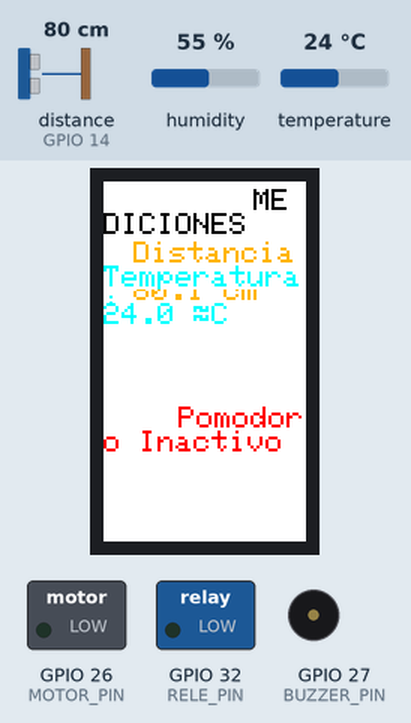
Recording of a sketch running on a simulated ESP32. On the bench: 135×240 colour display, switched loads named in the sketch (green lamp = pin HIGH), buzzer (waves = sounding). Wiring (inferred from the names in the program): ultrasonic range finder: trigger GPIO 12; echo GPIO 14. The inputs (shaded band) are chosen by the test bench; at power-on: distance to the obstacle (sensor on GPIO 14) 80 cm, temperature 24 °C, humidity 55 %. The echo pulse lasts 58.3 µs per cm; WiFi joins after 1.5 s; servers stay silent unless stated; uploads are accepted with an empty reply; pins used as bus, display or sensor lines are not drawn; what the sketch prints to the serial monitor is not drawn.

Above: at 6.0 s.
6.1 s: distance to the obstacle (sensor on GPIO 14) set to 74 cm
At 7.9 s:
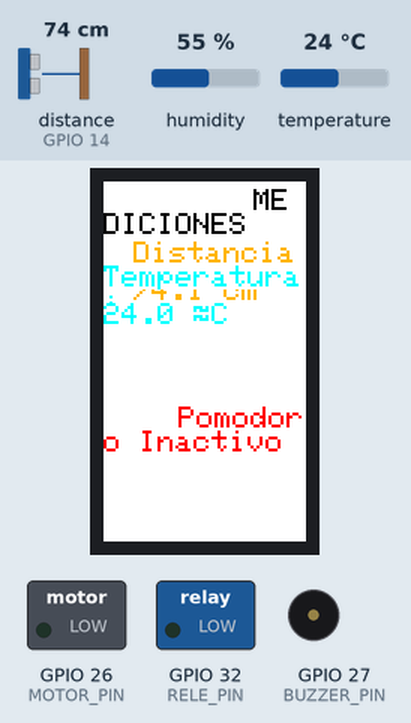
11.9 s: distance to the obstacle (sensor on GPIO 14) set to 65 cm
At 13.1 s:
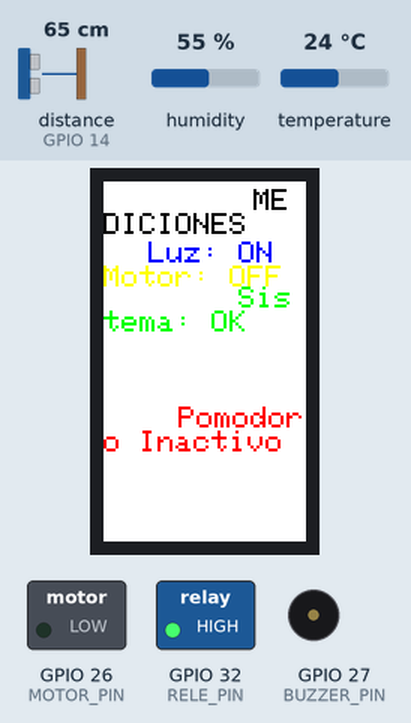
13.7 s: temperature set to 29.2 °C
At 20.51 s:
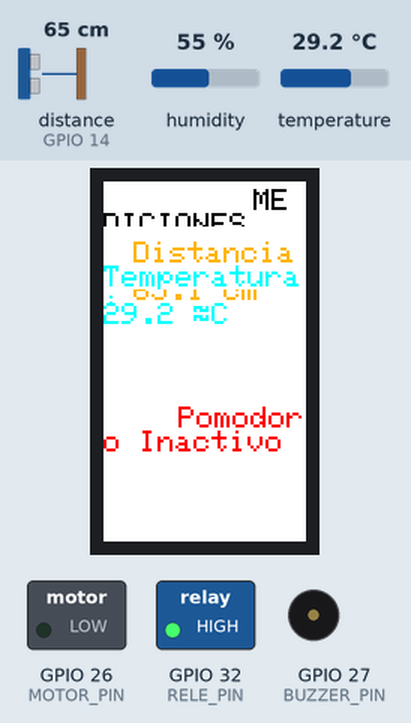
20.7 s: temperature set to 30.6 °C
At 22.0 s:
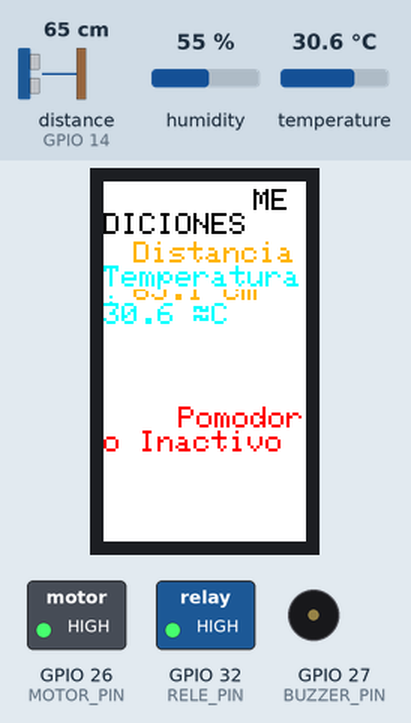
27.7 s: distance to the obstacle (sensor on GPIO 14) set to 44 cm
At 29.5 s:
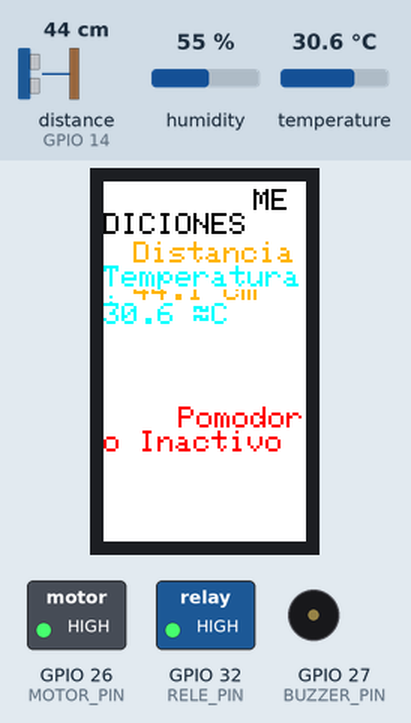
32.1 s: distance to the obstacle (sensor on GPIO 14) set to 35 cm
At 35.6 s:
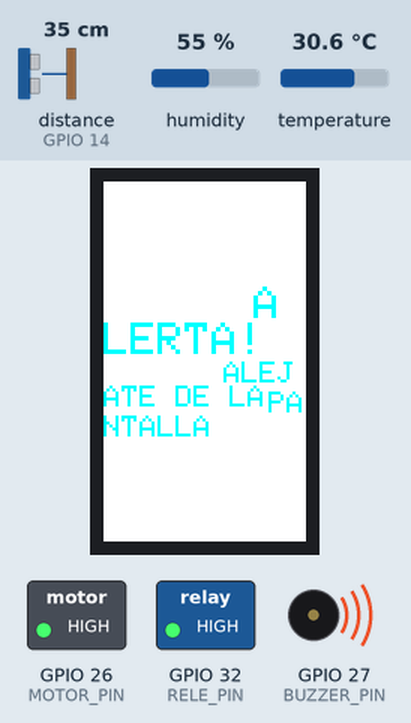
Timing chart, 0 to 36.7 s (numbered marks = the images above; inputs shaded):
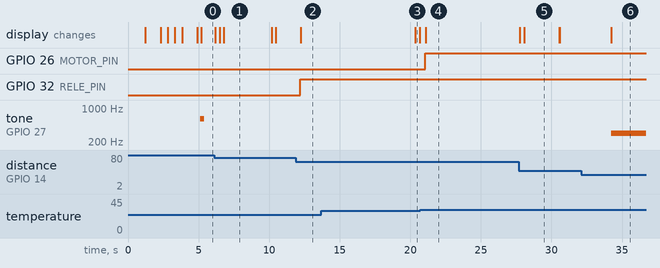

The sketch:

thecode.ino
```cpp
#include <TFT_eSPI.h>

#include "actuadores.h"
#include "config.h"
#include "flask_client.h"
#include "pantalla.h"
#include "sensores.h"
#include "wifi_manager.h"


// =========================
// TFT
// =========================
TFT_eSPI tft = TFT_eSPI();

// =========================
// TIMERS
// =========================
unsigned long ultimoEstadoFlask = 0;
unsigned long ultimoDht = 0;
unsigned long ultimoEnvioFlask = 0;
unsigned long ultimoTickSegundo = 0; // tick local 1-segundo

const unsigned long INTERVALO_GET_FLASK = 1000; // Sincronización rápida cada 1s
const unsigned long INTERVALO_POST_FLASK = 6000; // envío sensores cada 6s

// =========================
// VARIABLES SENSORES
// =========================
float temperaturaActual = 0;
float distanciaActual = 999;

// =========================
// VARIABLES POMODORO (locales — el display las usa)
// =========================
int pomodoroMin = 0; // minutos mostrados en pantalla
int pomodoroSeg = 0; // segundos mostrados en pantalla

// Variables del módulo flask_client
extern int tiempoRestanteSync; // segundos del servidor (última sync)
extern String pomodoroModo;
extern bool pomodoroActivo;
extern bool pomodoroPausado;
extern String pomodoroRecomendacion;

// =========================
// SETUP
// =========================
void setup() {

  Serial.begin(115200);

  // 1. Pantalla (Iniciar primero para dar feedback visual)
  iniciarPantalla();

  // 2. WiFi
  conectarWiFi();

  // 3. Sensores y Actuadores
  iniciarSensores();
  iniciarActuadores();

  ultimoTickSegundo = millis();
}

// =========================
// LOOP
// =========================
void loop() {

  unsigned long ahora = millis();

  // =====================================================
  // TICK LOCAL — baja 1 segundo exacto por segundo
  // El display se basa en esto, no en la red.
  // =====================================================
  // ELIMINADO: El tick local ya no resta segundos.
  // Ahora confiamos 100% en el servidor para evitar saltos.
  ultimoTickSegundo = ahora;

  // =====================================================
  // DISTANCIA
  // =====================================================
  distanciaActual = medirDistancia();

  // =====================================================
  // ACTUADORES
  // =====================================================
  actualizarLampara(distanciaActual, ahora);
  actualizarBuzzer(distanciaActual, ahora);

  // =====================================================
  // DHT22
  // =====================================================
  if (ahora - ultimoDht >= INTERVALO_DHT) {
    ultimoDht = ahora;
    float temp = leerTemperatura();
    if (!isnan(temp)) {
      temperaturaActual = temp;
      actualizarMotor(temperaturaActual, distanciaActual);
    }
  }

  // =====================================================
  // SYNC CON SERVIDOR cada 3s
  // El servidor es la fuente de verdad.
  // Solo actualizamos el contador local si hay diferencia.
  // =====================================================
  if (ahora - ultimoEstadoFlask >= INTERVALO_GET_FLASK) {
    ultimoEstadoFlask = ahora;

    obtenerEstadoEsp32Flask(); // Actualiza tiempoRestanteSync, pomodoroModo,
                               // pomodoroActivo, pomodoroPausado

    // =====================================================
    // DETECCIÓN DE CAMBIO DE FASE PARA BUZZER (1 seg)
    // =====================================================
    static String pomodoroModoPrevio = "IDLE";

    if (pomodoroModo != pomodoroModoPrevio && pomodoroModoPrevio != "") {
      // Pitar en CUALQUIER cambio de estado (Inicia, Pausa, Reanuda, Descanso,
      // Termina)
      beepPomodoro(millis());
      pomodoroModoPrevio = pomodoroModo;
    } else if (pomodoroModoPrevio == "") {
      pomodoroModoPrevio = pomodoroModo; // Inicialización
    }

    // Aplicar directamente el tiempo del servidor a la pantalla
    if (pomodoroActivo) {
      pomodoroMin = tiempoRestanteSync / 60;
      pomodoroSeg = tiempoRestanteSync % 60;
    } else {
      pomodoroMin = 0;
      pomodoroSeg = 0;
    }
  }

  // =====================================================
  // TFT
  // =====================================================
  actualizarPantalla(temperaturaActual, distanciaActual, estadoLampara(),
                     estadoMotor(), estadoBuzzer(), millis(), pomodoroMin,
                     pomodoroSeg, pomodoroModo, pomodoroRecomendacion);

  // =====================================================
  // POST DATOS A FLASK (cada 6s)
  // =====================================================
  if (ahora - ultimoEnvioFlask >= INTERVALO_POST_FLASK) {
    ultimoEnvioFlask = ahora;

    int presencia = distanciaActual < DISTANCIA_LUZ ? 1 : 0;

    enviarDatosFlask(temperaturaActual, distanciaActual, presencia,
                     estadoMotor(), estadoLampara(), estadoBuzzer());
  }
}
```

actuadores.cpp
```cpp
#include <Arduino.h>

#include "config.h"

// ── LEDC (PWM) config para el buzzer ─────────────────────────────────────────
#define BUZZER_RESOLUTION 8     // 8 bits → duty entre 0 y 255

// Helpers internos para el buzzer
static void buzzerTone(uint32_t frecuencia, uint8_t duty) {
  // Detach + re-attach: forma confiable de cambiar frecuencia en Core 3.x
  ledcDetach(BUZZER_PIN);
  ledcAttach(BUZZER_PIN, frecuencia, BUZZER_RESOLUTION);
  ledcWrite(BUZZER_PIN, duty);
}

static void buzzerSilencio() {
  ledcDetach(BUZZER_PIN);
  ledcAttach(BUZZER_PIN, 1000, BUZZER_RESOLUTION);
  ledcWrite(BUZZER_PIN, 0);  // duty=0 → sin señal
}

unsigned long ultimoDetectado = 0;
unsigned long inicioCercania = 0;

bool objetoCerca = false;

int lamparaActual = 0;
int buzzerActual = 0;
int motorActual = 0;

void iniciarActuadores() {

  pinMode(RELE_PIN, OUTPUT);

  pinMode(MOTOR_PIN, OUTPUT);

  pinMode(BUZZER_PIN, OUTPUT);

  digitalWrite(RELE_PIN, LOW);

  digitalWrite(MOTOR_PIN, LOW);

  // Inicializar PWM del buzzer
  ledcAttach(BUZZER_PIN, 1000, BUZZER_RESOLUTION);
  buzzerSilencio();
}

void actualizarLampara(float distancia, unsigned long ahora) {

  if (distancia < DISTANCIA_LUZ) {

    digitalWrite(RELE_PIN, HIGH);

    lamparaActual = 1;

    ultimoDetectado = ahora;
  }

  if (ahora - ultimoDetectado > RETARDO_RELE) {

    digitalWrite(RELE_PIN, LOW);

    lamparaActual = 0;
  }
}

unsigned long finBeepPomodoro = 0;

void beepPomodoro(unsigned long ahora) {
  finBeepPomodoro = ahora + 300; // 0.5 segundos (500 ms)
}

unsigned long ultimoCercaBuzzer = 0;

void actualizarBuzzer(float distancia, unsigned long ahora) {
  // 1. Alerta Pomodoro (Prioridad alta)
  if (finBeepPomodoro > 0 && ahora < finBeepPomodoro) {
    if (buzzerActual != 2) {
      // Pomodoro: 600 Hz, duty alto (~78%) → sonido fuerte
      buzzerTone(600, 200);
      buzzerActual = 2;
    }
    return; // Si el pomodoro suena, ignorar distancia
  }

  // 2. Alarma de Distancia
  if (distancia < DISTANCIA_BUZZER) {
    ultimoCercaBuzzer = ahora; // Registramos la última vez que lo vimos cerca

    if (!objetoCerca) {
      inicioCercania = ahora;
      objetoCerca = true;
    }

    if (ahora - inicioCercania > RETARDO_BUZZER) {
      if (buzzerActual != 1) {
        // Distancia: 300 Hz, duty bajo (~31%) → sonido suave/grave
        buzzerTone(300, 80);
        buzzerActual = 1;
      }
    }
  } else {
    // Esperamos 500ms de lecturas "lejos" confirmadas para evitar que
    // errores del sensor (ej. leer 999 por un instante) reinicien el timer de 2 segs.
    if (ahora - ultimoCercaBuzzer > 500) {
      if (objetoCerca || buzzerActual != 0) {
        objetoCerca = false;
        buzzerSilencio();
        buzzerActual = 0;
      }
    }
  }
}

void actualizarMotor(float temperatura, float distancia) {

  if (temperatura > TEMP_MOTOR && distancia < DISTANCIA_LUZ) {

    digitalWrite(MOTOR_PIN, HIGH);

    motorActual = 1;

  } else {

    digitalWrite(MOTOR_PIN, LOW);

    motorActual = 0;
  }
}

int estadoLampara() { return lamparaActual; }

int estadoBuzzer() { return buzzerActual; }

int estadoMotor() { return motorActual; }

bool alertaDistanciaActiva() {
  return objetoCerca && (millis() - inicioCercania > RETARDO_BUZZER);
}
```

actuadores.h
```cpp
#ifndef ACTUADORES_H
#define ACTUADORES_H

void iniciarActuadores();

void actualizarLampara(float distancia, unsigned long ahora);

void actualizarBuzzer(float distancia, unsigned long ahora);

void beepPomodoro(unsigned long ahora);

void actualizarMotor(float temperatura, float distancia);

int estadoLampara();

int estadoBuzzer();

int estadoMotor();

bool alertaDistanciaActiva();

#endif
```

flask_client.cpp
```cpp
#include <ArduinoJson.h>
#include <WiFi.h>
#include <HTTPClient.h>

#include "config.h"

// =============================================================================
// Variables globales del módulo
//
// En lugar de llevar un contador local (que se desfasa cuando el HTTP bloquea),
// guardamos el VALOR DEL SERVIDOR y el MOMENTO en que lo recibimos.
// El .ino calcula el tiempo mostrado como:
//   tiempoMostrado = tiempoRestanteSync - (millis() - momentoSync) / 1000
// Esto elimina los saltos porque nunca hay un contador local que se atrascó.
// =============================================================================
int          tiempoRestanteSync = 0;   // segundos que devolvió el servidor
unsigned long momentoSync       = 0;   // millis() cuando llegó esa respuesta
String       pomodoroModo       = "idle";
bool         pomodoroActivo     = false;
bool         pomodoroPausado    = false;  // true cuando el servidor reporta pausa
String       pomodoroRecomendacion = "";  // Mensaje de descanso

void enviarDatosFlask(
  float temperatura,
  float distancia,
  int presencia,
  int ventilador,
  int lampara,
  int buzzer
) {

  if (WiFi.status() != WL_CONNECTED) {

    Serial.println("WiFi desconectado");

    return;
  }

  // Cliente TCP/IP
  WiFiClient client;

  // Cliente HTTP
  HTTPClient http;

  String url = SERVIDOR_FLASK + "/api/iot/registro";

  Serial.print("URL: ");

  Serial.println(url);

  // Conexión HTTP usando WiFiClient
  http.begin(client, url);
  http.setTimeout(1200); // máximo 1.2s de espera

  http.addHeader("Content-Type", "application/json");

  // ---------------------------------------------------------------------------
  // JSON
  // ---------------------------------------------------------------------------

  String json = "{";

  json += "\"temperatura\":" + String(temperatura, 1) + ",";
  json += "\"distancia\":" + String(distancia, 1) + ",";
  json += "\"presencia\":" + String(presencia) + ",";

  json += "\"actuadores\":{";

  json += "\"ventilador\":" + String(ventilador) + ",";
  json += "\"lampara\":" + String(lampara) + ",";
  json += "\"buzzer\":" + String(buzzer);

  json += "}}";

  Serial.println("JSON enviado:");

  Serial.println(json);

  // ---------------------------------------------------------------------------
  // POST
  // ---------------------------------------------------------------------------

  int codigo = http.POST(json);

  Serial.print("Codigo HTTP: ");

  Serial.println(codigo);

  if (codigo > 0) {

    String respuesta = http.getString();

    Serial.println("Respuesta Flask:");

    Serial.println(respuesta);

  } else {

    Serial.print("Error HTTP: ");

    Serial.println(http.errorToString(codigo));
  }

  http.end();

}
void obtenerEstadoEsp32Flask() {

  if (WiFi.status() != WL_CONNECTED) {
    Serial.println("WiFi desconectado");
    return;
  }

  WiFiClient client;
  HTTPClient http;

  String url = SERVIDOR_FLASK + "/api/esp32/status";

  Serial.print("Consultando estado ESP32: ");
  Serial.println(url);

  http.begin(client, url);
  http.setTimeout(1200); // máximo 1.2s de espera

  int codigo = http.GET();

  Serial.print("Codigo HTTP GET: ");
  Serial.println(codigo);

  if (codigo == 200) {

    String respuesta = http.getString();

    // Guardamos el instante ANTES de parsear para que momentoSync sea
    // lo más preciso posible (la respuesta ya llegó en este punto).
    unsigned long recibi = millis();

    Serial.println("Estado recibido:");
    Serial.println(respuesta);

    StaticJsonDocument<4096> doc; // Aumentado a 4096 para textos largos de IA

    DeserializationError error = deserializeJson(doc, respuesta);

    if (error) {
      Serial.print("Error parseando JSON (posiblemente muy largo): ");
      Serial.println(error.c_str());
      http.end();
      return;
    }

    // 1. Obtener el tiempo restante real
    int restante = doc["parametros"]["duracion"] | 0;
    tiempoRestanteSync = restante;
    momentoSync        = recibi;   // ancla para cálculos locales

    // 2. --- DETECCIÓN ROBUSTA DE PAUSA ---
    bool pausadoJson = false;
    JsonObject params = doc["parametros"];
    JsonObject ui = doc["ui"];

    if (params.containsKey("pausado")) pausadoJson = params["pausado"].as<bool>() || (params["pausado"].as<int>() == 1);
    else if (params.containsKey("paused")) pausadoJson = params["paused"].as<bool>() || (params["paused"].as<int>() == 1);
    else if (params.containsKey("running")) pausadoJson = !(params["running"].as<bool>() || (params["running"].as<int>() == 1));
    else if (ui.containsKey("pausado")) pausadoJson = ui["pausado"].as<bool>() || (ui["pausado"].as<int>() == 1);

    String modo = doc["ui"]["modo"].as<String>();
    String modoLow = modo;
    modoLow.toLowerCase();
    pomodoroModo   = modo;
    pomodoroActivo = (modoLow != "idle");

    if (modoLow.indexOf("pause") >= 0 || modoLow.indexOf("pausa") >= 0) {
      pausadoJson = true;
    }
    pomodoroPausado = pausadoJson;

    // --- CAPTURAR RECOMENDACIONES (Las 4 que envía el servidor) ---
    String encontrada = "";
    JsonArray recoArray = doc["ui"]["recomendaciones"];
    if (recoArray.size() > 0) {
      for (size_t i = 0; i < recoArray.size(); i++) {
        encontrada += recoArray[i].as<String>();
        if (i < recoArray.size() - 1) encontrada += "\n";
      }
    } else {
      // Fallback si no hay array (por compatibilidad o error)
      if (doc.containsKey("recomendacion")) encontrada = doc["recomendacion"].as<String>();
      else if (params.containsKey("recomendacion")) encontrada = params["recomendacion"].as<String>();
      else if (ui.containsKey("mensaje")) encontrada = ui["mensaje"].as<String>();
    }

    pomodoroRecomendacion = encontrada;

    // SI ESTAMOS EN DESCANSO Y NO HAY RECO, IMPRIMIR TODO PARA DEBUGEAR
    if (modoLow.indexOf("break") >= 0 || modoLow.indexOf("descanso") >= 0) {
      if (pomodoroRecomendacion.length() == 0) {
        Serial.println("!!! AVISO: Modo descanso activo pero recomendacion VACIA.");
        Serial.println("JSON recibido:");
        Serial.println(respuesta);
      } else {
        Serial.print("Recomendacion OK: ");
        Serial.println(pomodoroRecomendacion);
      }
    }

    Serial.print(">>> SYNC: ");
    Serial.print(tiempoRestanteSync);
    Serial.print("s | Modo: ");
    Serial.print(pomodoroModo);
    Serial.print(" | Pausado: ");
    Serial.println(pomodoroPausado ? "SI" : "NO");

  } else {
    Serial.print("Error HTTP GET: ");
    Serial.println(http.errorToString(codigo));
  }

  http.end();
}
```

flask_client.h
```cpp
#ifndef FLASK_CLIENT_H
#define FLASK_CLIENT_H

#include <Arduino.h>

// Segundos restantes que devolvió el servidor en la última sync
extern int    tiempoRestanteSync;
// millis() en el momento exacto en que llegó la respuesta HTTP
extern unsigned long momentoSync;
// Modo del pomodoro ("work", "break", "pause", "idle")
extern String pomodoroModo;
// true si el pomodoro está corriendo (no idle)
extern bool   pomodoroActivo;
// true si el pomodoro está en pausa
extern bool   pomodoroPausado;
// Mensaje de recomendación para el descanso
extern String pomodoroRecomendacion;

void enviarDatosFlask(
  float temperatura,
  float distancia,
  int presencia,
  int ventilador,
  int lampara,
  int buzzer
);
void obtenerEstadoEsp32Flask();

#endif
```

pantalla.h
```cpp
#ifndef PANTALLA_H
#define PANTALLA_H
#include <Arduino.h>

void iniciarPantalla();
void actualizarPantalla(float temperatura, float distancia, int lampara, int motor, int buzzer, unsigned long ahora, int pomodoroMinutos,
  int pomodoroSegundos, String pomodoroModo, String pomodoroRecomendacion);

#endif
```

sensores.cpp
```cpp
#include <Arduino.h>
#include <DHT.h>

#include "config.h"

DHT dht(DHTPIN, DHTTYPE);

void iniciarSensores() {

  pinMode(TRIGGER_PIN, OUTPUT);

  pinMode(ECHO_PIN, INPUT);

  dht.begin();
}

float historialDistancia[5] = {0.0, 0.0, 0.0, 0.0, 0.0};
int cantidadLecturas = 0;

float medirDistancia() {
  digitalWrite(TRIGGER_PIN, LOW);
  delayMicroseconds(2);
  digitalWrite(TRIGGER_PIN, HIGH);
  delayMicroseconds(10);
  digitalWrite(TRIGGER_PIN, LOW);

  long duracion = pulseIn(ECHO_PIN, HIGH, 30000);
  float lecturaActual = 999.0;

  if (duracion != 0) {
    lecturaActual = (duracion / 2.0) / 29.1;
  }

  // --- FILTRO DE ARREGLO EN ESP32 (PROMEDIO MÓVIL DE 5 LECTURAS) ---
  // Ignoramos lecturas erráticas o timeouts (999) para no contaminar el
  // promedio
  if (lecturaActual < 400.0) {
    if (cantidadLecturas == 0) {
      // Primera lectura válida: rellenar el arreglo completo
      for (int i = 0; i < 5; i++) {
        historialDistancia[i] = lecturaActual;
      }
      cantidadLecturas = 5;
    } else {
      // Desplazamiento de los elementos del arreglo hacia la izquierda
      for (int i = 0; i < 4; i++) {
        historialDistancia[i] = historialDistancia[i + 1];
      }
      // Insertar el nuevo valor filtrado en la última posición del arreglo
      historialDistancia[4] = lecturaActual;
    }
  }

  // Si aún no hay ninguna lectura válida en el historial, retornamos 999
  if (cantidadLecturas == 0) {
    return 999.0;
  }

  // Calcular el promedio del arreglo de 5 lecturas
  float suma = 0.0;
  for (int i = 0; i < 5; i++) {
    suma += historialDistancia[i];
  }

  return suma / 5.0;
}

float leerTemperatura() { return dht.readTemperature(); }
```

sensores.h
```cpp
#ifndef SENSORES_H
#define SENSORES_H

void iniciarSensores();

float medirDistancia();

float leerTemperatura();

#endif
```

wifi_manager.h
```cpp
#ifndef WIFI_MANAGER_H
#define WIFI_MANAGER_H

void conectarWiFi();

#endif
```

Source omitted: pantalla.cpp (7985 bytes), wifi_manager.cpp (957 bytes), config.h (696 bytes)

Measured:
- the behaviour switches between 70 and 69 cm on distance to the obstacle (sensor on GPIO 14) (found by bisection; images 1 and 2)
- the behaviour switches between 30 and 30.1 °C on temperature (found by bisection; images 3 and 4)
- the behaviour switches between 40 and 39 cm on distance to the obstacle (sensor on GPIO 14) (found by bisection; images 5 and 6)
- after the input at 11.9 s, GPIO 32 (RELE_PIN): LOW → HIGH after 0.29 s; the display: changes after 0.33 s (image 2)
- after the input at 20.7 s, GPIO 26 (MOTOR_PIN): LOW → HIGH after 0.36 s; the display: changes after 0.39 s (image 4)
- after the input at 32.1 s, tone on GPIO 27 (BUZZER_PIN): silent → 300 Hz after 2.1 s; the display: changes after 2.1 s (image 6)
- what the display in image 1 shows lasts 3.4 s, from 6.8 s to 10.2 s
